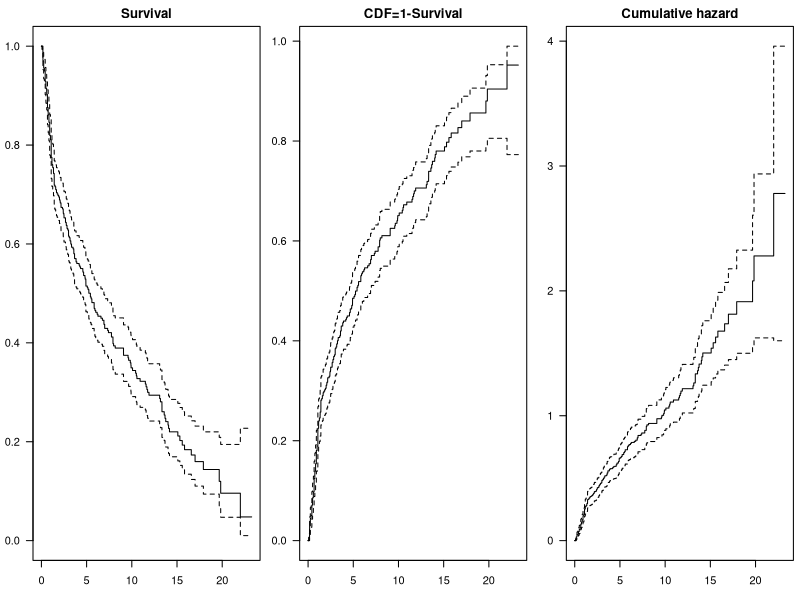

Reproduce this figure in R.
## ---- chunk 1
orca <- read.table(file="oralca2.txt")
head(orca)
## ---- chunk 2
library(survival)
orca$suob <- Surv(orca$time, 1*(orca$event > 0) )
km1 <- survfit( suob ~ 1, data = orca)
km1              #  brief  summary
summary(km1)     #  detailed KM-estimate


## ---- chunk 3
par(mfrow=c(1,3),mar=c(3,2.5,2,0.5),las=1)
plot(km1,main="Survival")
plot(km1,fun="F",main="CDF=1-Survival")
plot(km1,fun="cumhaz",main="Cumulative hazard")
## ---- chunk 4
library(Epi)
orca.lex <- Lexis(exit = list(stime = time), 
           exit.status = factor(event, 
    labels = c("Alive", "Oral ca. death", "Other death") ),
                  data = orca)
summary(orca.lex)  
## ---- chunk 5
summary(orca.lex)  
## ---- chunk 6
orca <- read.table("oralca2.txt", header=T)
orca$agegr <- cut(orca$age,c(0,55,75,Inf),right=F)
table(orca$agegr)
## ---- chunk 7
orca <- read.table("oralca2.txt", header=T)
orca$agegr <- cut(orca$age,c(0,55,75,Inf),right=F)
table(orca$agegr)
## ---- chunk 8
cox1 <- coxph(Surv(time, event==1) ~ sex + agegr + stage, data=orca)
cox2 <- coxph(Surv(time, event==2) ~ sex + agegr + stage, data=orca)
## ---- chunk 9
library(cmprsk)
fg1 <- crr(orca$time, orca$event, cov1 = model.matrix(cox1), failcode=1)
fg2 <- crr(orca$time, orca$event, cov1 = model.matrix(cox2), failcode=2)
## ---- chunk 10
round( ci.exp(cox1), 2)
round(summary(fg1, Exp=T)$conf.int[,-2], 2)
## ---- chunk 11
round( ci.exp(cox2), 2)
round(summary(fg2, Exp=T)$conf.int[,-2], 2)
